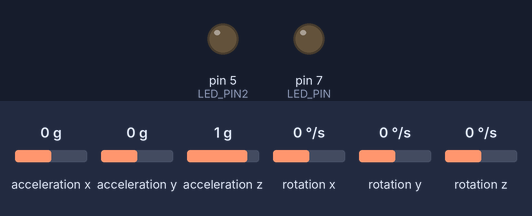
This sketch was run on a simulated Arduino Uno, built with avr-gcc and run on an emulated ATmega328P. Parts: output pins drawn as LEDs (lit = HIGH). Wiring (inferred from the names in the program): MPU-6050 motion sensor at I2C address 0x68. The inputs (shaded band) are chosen by the test bench; at power-on: acceleration x 0 g, acceleration y 0 g, acceleration z 1 g, rotation x 0 °/s, rotation y 0 °/s, rotation z 0 °/s. What the sketch prints to the serial monitor is not drawn.

Above: at 1.7 s.
1.8 s: acceleration x set to -0.2 g
4.8 s: acceleration x set to -0.5 g
At 5.4 s:
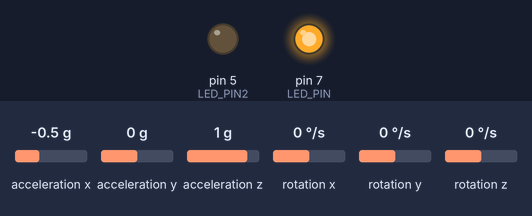
7.8 s: acceleration x set to 0.8 g
At 8.8 s:
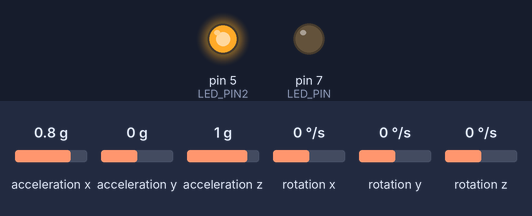
10.8 s: acceleration x set to 0.4 g
13.8 s: acceleration x set to 0.1 g
At 14.7 s:
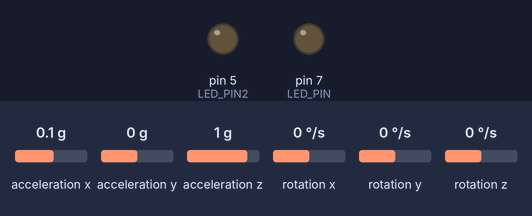
16.8 s: acceleration x set to -1.4 g
At 17.6 s:
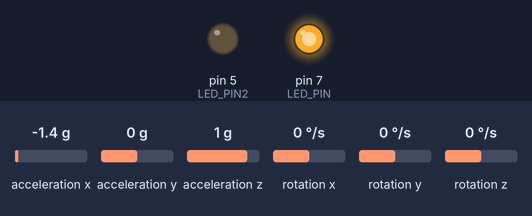
Timing chart, 0 to 19.8 s (numbered marks = the images above; inputs shaded):
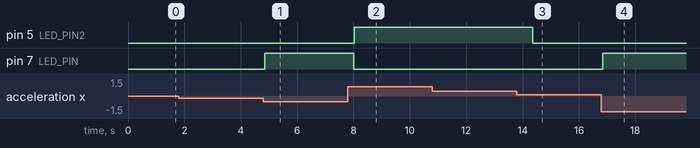

The sketch:

Acc_Gyro_Software.ino
```cpp
#include <Wire.h>
const int MPU = 0x68; // MPU6050 I2C address
float AccX, AccY, AccZ;
float GyroX, GyroY, GyroZ;
float accAngleX, accAngleY, gyroAngleX, gyroAngleY, gyroAngleZ;
float roll, pitch, yaw;
float AccErrorX, AccErrorY, GyroErrorX, GyroErrorY, GyroErrorZ;
float elapsedTime, currentTime, previousTime;
int c = 0;
#define LED_PIN 7
#define LED_PIN2 5


void setup() {
  Serial.begin(19200);
  Wire.begin();                      // Initialize comunication
  Wire.beginTransmission(MPU);       // Start communication with MPU6050 // MPU=0x68
  Wire.write(0x6B);                  // Talk to the register 6B
  Wire.write(0x00);                  // Make reset - place a 0 into the 6B register
  Wire.endTransmission(true);        //end the transmission
  pinMode(LED_PIN, OUTPUT);
  pinMode(LED_PIN2, OUTPUT);
  // Call this function if you need to get the IMU error values for your module
  calculate_IMU_error();
  delay(20);
}


void loop() {
  // === Read acceleromter data === //
  Wire.beginTransmission(MPU);
  Wire.write(0x3B); // Start with register 0x3B (ACCEL_XOUT_H)
  Wire.endTransmission(false);
  Wire.requestFrom(MPU, 6, true); // Read 6 registers total, each axis value is stored in 2 registers
  //For a range of +-2g, we need to divide the raw values by 16384, according to the datasheet
  AccX = (Wire.read() << 8 | Wire.read()) / 16384.0; // X-axis value
  AccY = (Wire.read() << 8 | Wire.read()) / 16384.0; // Y-axis value
  AccZ = (Wire.read() << 8 | Wire.read()) / 16384.0; // Z-axis value
  // Calculating Roll and Pitch from the accelerometer data
  accAngleX = (atan(AccY / sqrt(pow(AccX, 2) + pow(AccZ, 2))) * 180 / PI) - 0.58; // AccErrorX ~(0.58) See the calculate_IMU_error()custom function for more details
  accAngleY = (atan(-1 * AccX / sqrt(pow(AccY, 2) + pow(AccZ, 2))) * 180 / PI) + 1.58; // AccErrorY ~(-1.58)
  // === Read gyroscope data === //
  previousTime = currentTime;        // Previous time is stored before the actual time read
  currentTime = millis();            // Current time actual time read
  elapsedTime = (currentTime - previousTime) / 1000; // Divide by 1000 to get seconds
  Wire.beginTransmission(MPU);
  Wire.write(0x43); // Gyro data first register address 0x43
  Wire.endTransmission(false);
  Wire.requestFrom(MPU, 6, true); // Read 4 registers total, each axis value is stored in 2 registers
  GyroX = (Wire.read() << 8 | Wire.read()) / 131.0; // For a 250deg/s range we have to divide first the raw value by 131.0, according to the datasheet
  GyroY = (Wire.read() << 8 | Wire.read()) / 131.0;
  GyroZ = (Wire.read() << 8 | Wire.read()) / 131.0;
  // Correct the outputs with the calculated error values
  GyroX = GyroX + 4.02; // GyroErrorX ~(-4.02)
  GyroY = GyroY - 0.22; // GyroErrorY ~(0.22)
  GyroZ = GyroZ + 1.62; // GyroErrorZ ~ (-1.62)
  // Currently the raw values are in degrees per seconds, deg/s, so we need to multiply by sendonds (s) to get the angle in degrees
  gyroAngleX = gyroAngleX + GyroX * elapsedTime; // deg/s * s = deg
  gyroAngleY = gyroAngleY + GyroY * elapsedTime;
  yaw =  yaw + GyroZ * elapsedTime;
  // Complementary filter - combine acceleromter and gyro angle values
  roll = 0.96 * gyroAngleX + 0.04 * accAngleX;
  pitch = 0.96 * gyroAngleY + 0.04 * accAngleY;

  if (AccX<-0.30)
  {
    digitalWrite(LED_PIN, HIGH);
    Serial.print("LEFTTTTTTTTTTTTTTTTTTTTTTT");

    delay(1000);
  }
  if(AccX>0.25)
  {
    digitalWrite(LED_PIN2, HIGH);
    Serial.print("RIGHTTTTTTTTTTTTTTTTTTTTT");
    delay(1000);
  }

  // Print the values on the serial monitor
  Serial.print("AccX: ");
  Serial.print(AccX);
  Serial.print("/");
  Serial.print("AccY: ");
  Serial.print(AccY);
  Serial.print("/");
  Serial.print("AccZ: ");
  Serial.print(AccZ);
  Serial.print("  /  ");

  Serial.print("GyroX: ");
  Serial.print(GyroX);
  Serial.print("/");
  Serial.print("GyroY: ");
  Serial.print(GyroY);
  Serial.print("/");
  Serial.print("GyroX: ");
  Serial.print(GyroZ);

  delay(50);
  digitalWrite(LED_PIN, LOW);
  digitalWrite(LED_PIN2, LOW);
  Serial.print("Roll: ");
  Serial.print(roll);
  Serial.print("/");
  Serial.print("Pitch: ");
  Serial.print(pitch);
  Serial.print("/");
  Serial.print("Yaw: ");
  Serial.println(yaw);
  Serial.println(" ");

}

void calculate_IMU_error() {
  // We can call this funtion in the setup section to calculate the accelerometer and gyro data error. From here we will get the error values used in the above equations printed on the Serial Monitor.
  // Note that we should place the IMU flat in order to get the proper values, so that we then can the correct values
  // Read accelerometer values 200 times
  while (c < 200) {
    Wire.beginTransmission(MPU);
    Wire.write(0x3B);
    Wire.endTransmission(false);
    Wire.requestFrom(MPU, 6, true);
    AccX = (Wire.read() << 8 | Wire.read()) / 16384.0 ;
    AccY = (Wire.read() << 8 | Wire.read()) / 16384.0 ;
    AccZ = (Wire.read() << 8 | Wire.read()) / 16384.0 ;
    // Sum all readings
    AccErrorX = AccErrorX + ((atan((AccY) / sqrt(pow((AccX), 2) + pow((AccZ), 2))) * 180 / PI));
    AccErrorY = AccErrorY + ((atan(-1 * (AccX) / sqrt(pow((AccY), 2) + pow((AccZ), 2))) * 180 / PI));
    c++;
  }
  //Divide the sum by 200 to get the error value
  AccErrorX = AccErrorX / 200;
  AccErrorY = AccErrorY / 200;
  c = 0;
  // Read gyro values 200 times
  while (c < 200) {
    Wire.beginTransmission(MPU);
    Wire.write(0x43);
    Wire.endTransmission(false);
    Wire.requestFrom(MPU, 6, true);
    GyroX = Wire.read() << 8 | Wire.read();
    GyroY = Wire.read() << 8 | Wire.read();
    GyroZ = Wire.read() << 8 | Wire.read();
    // Sum all readings
    GyroErrorX = GyroErrorX + (GyroX / 131.0);
    GyroErrorY = GyroErrorY + (GyroY / 131.0);
    GyroErrorZ = GyroErrorZ + (GyroZ / 131.0);
    c++;
  }
  //Divide the sum by 200 to get the error value
  GyroErrorX = GyroErrorX / 200;
  GyroErrorY = GyroErrorY / 200;
  GyroErrorZ = GyroErrorZ / 200;
  // Print the error values on the Serial Monitor
  Serial.print("AccErrorX: ");
  Serial.println(AccErrorX);
  Serial.print("AccErrorY: ");
  Serial.println(AccErrorY);
  Serial.print("GyroErrorX: ");
  Serial.println(GyroErrorX);
  Serial.print("GyroErrorY: ");
  Serial.println(GyroErrorY);
  Serial.print("GyroErrorZ: ");
  Serial.println(GyroErrorZ);
} 
```

Measured:
- the behaviour switches between -0.3 and -0.4 g on acceleration x (found by bisection; images 0 and 1)
- the behaviour switches between 0.3 and 0.2 g on acceleration x (found by bisection; images 2 and 3)
- after the input at 1.8 s, every drawn part: stays the same
- after the input at 4.8 s, pin 7 (LED_PIN): LOW → HIGH at once
- after the input at 7.8 s, pin 5 (LED_PIN2): LOW → HIGH after 0.22 s; pin 7 (LED_PIN): HIGH → LOW after 0.22 s
- after the input at 13.8 s, pin 5 (LED_PIN2): HIGH → LOW after 0.57 s
- after the input at 16.8 s, pin 7 (LED_PIN): LOW → HIGH after 0.05 s
